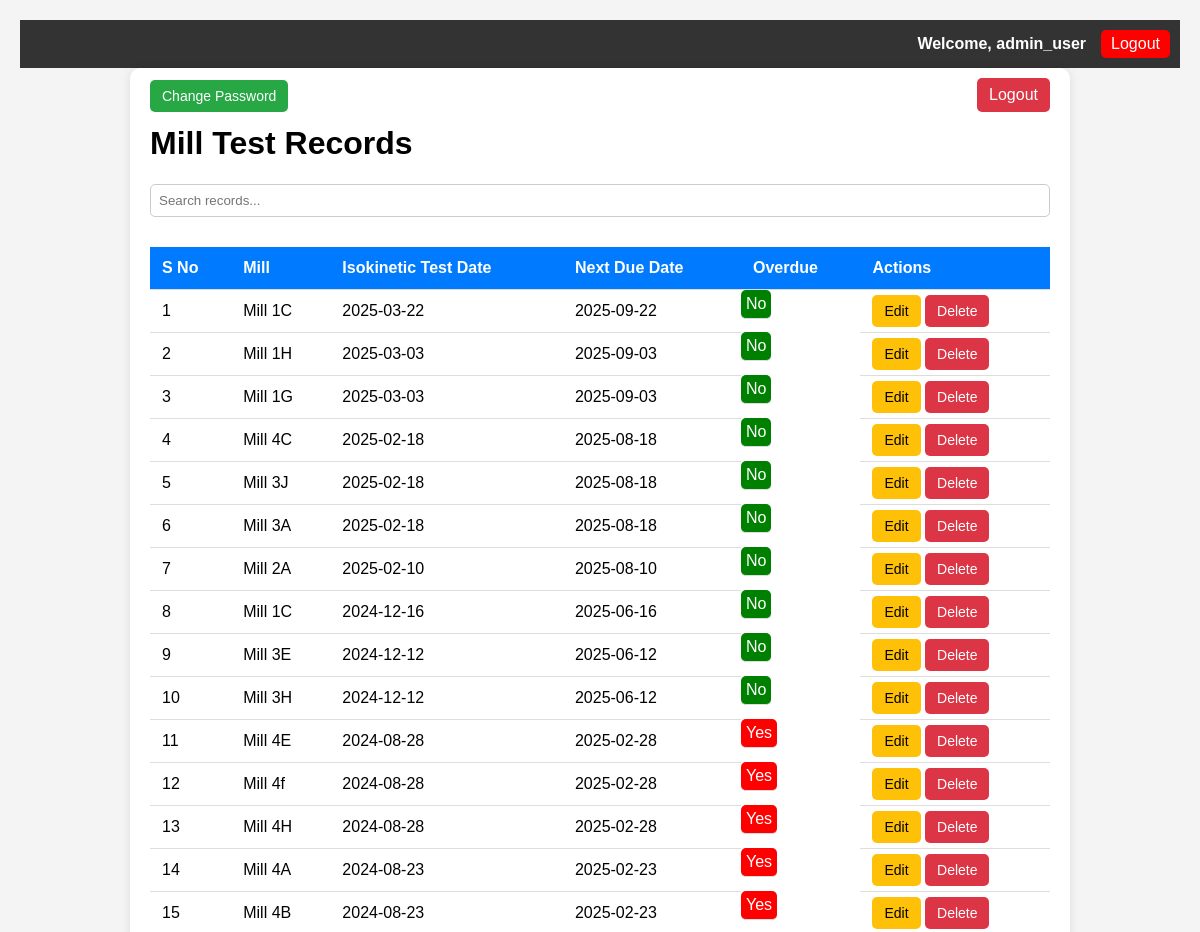
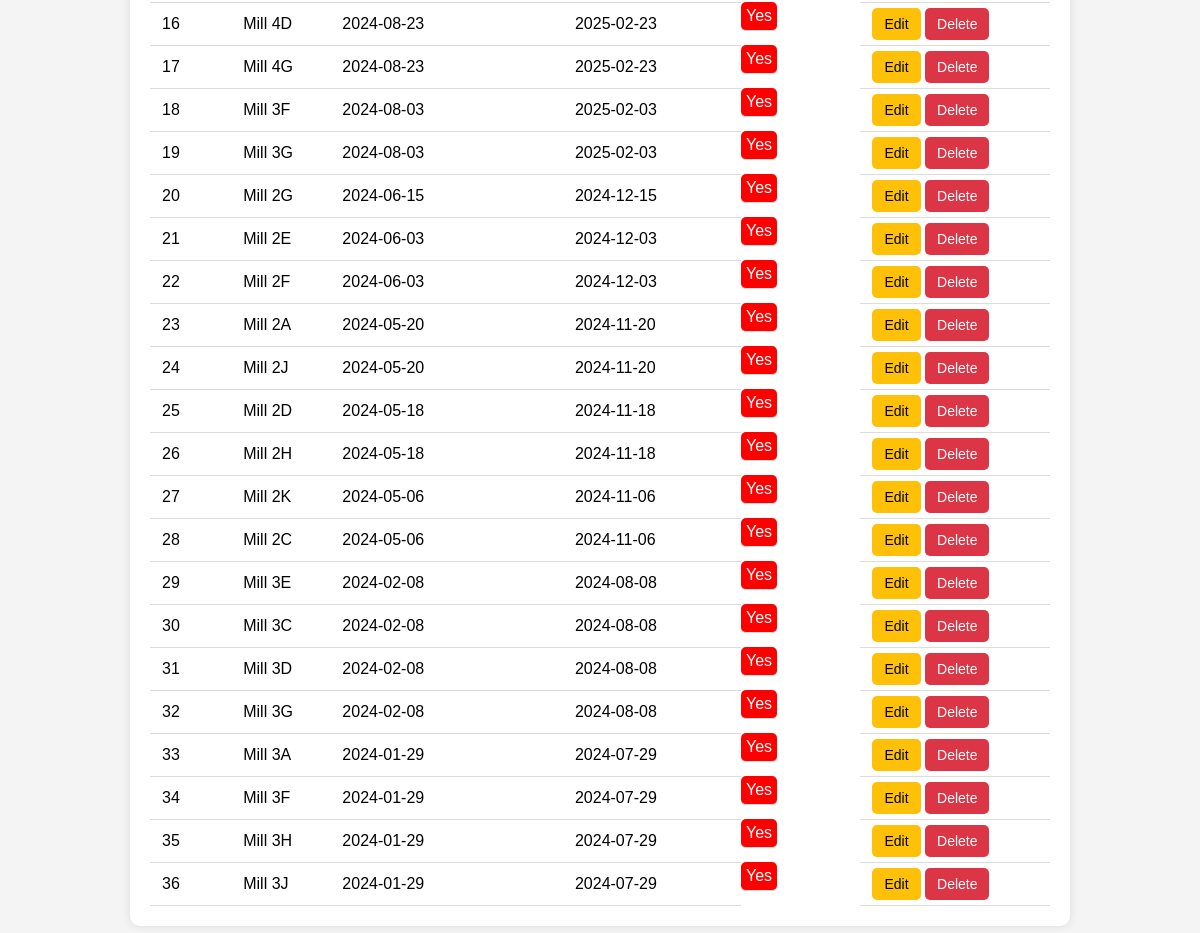
Screenshot of /search_dashboard.php (signed in) with the database file from the repository (2 pictures, top to bottom).
### tables this page shows
CREATE TABLE `users` (
  `id` int NOT NULL,
  `username` varchar(100) NOT NULL,
  `password` varchar(255) NOT NULL,
  `is_admin` tinyint(1) NOT NULL DEFAULT '0'
);

CREATE TABLE `mill_tests` (
  `id` int NOT NULL,
  `mill` varchar(255) NOT NULL,
  `test_date` date NOT NULL,
  `report_path` varchar(255) DEFAULT NULL
);

### search_dashboard.php (the view, shortened to what this page needs)
<?php include 'header.php'; ?>
<?php
require 'config.php';
$query = "SELECT id, mill, test_date, DATE_ADD(test_date, INTERVAL 6 MONTH) AS next_due_date, report_path FROM mill_tests ORDER BY test_date DESC";
$stmt = $pdo->query($query);
$results = $stmt->fetchAll();
?>
<!DOCTYPE html>
<html>
<head>
</head>
<body>
    <div class="container">
        <a href="change_password.php" class="btn btn-add">Change Password</a>
        <a href="logout.php" class="logout">Logout</a>
        <h1>Mill Test Records</h1>
        <input type="text" id="searchBox" onkeyup="searchTable()" placeholder="Search records...">
        <table id="millTable">
            <thead>
                <tr>
                    <th onclick="sortTable(0)">S No</th>
                    <th onclick="sortTable(1)">Mill</th>
                    <th onclick="sortTable(2)">Isokinetic Test Date</th>
                    <th onclick="sortTable(3)">Next Due Date</th>
                    <th onclick="sortTable(4)">Overdue</th>
                    <th>Actions</th>
                </tr>
            </thead>
            <tbody>
                <?php $sno = 1; foreach ($results as $row): ?>
                    <tr>
                        <td><?= $sno++ ?></td>
                        <td><?= htmlspecialchars($row['mill']) ?></td>
                        <td><?= $row['test_date'] ?></td>
                        <td><?= $row['next_due_date'] ?></td>
                        <td class="overdue <?= strtotime($row['next_due_date']) < time() ? 'yes' : 'no' ?>">
                            <?= strtotime($row['next_due_date']) < time() ? 'Yes' : 'No' ?>
                        </td>
                        <td>
                            <a href="edit_record.php?id=<?= $row['id'] ?>" class="btn btn-edit">Edit</a>
                            <a href="dashboard.php?delete=<?= $row['id'] ?>" class="btn btn-delete" onclick="return confirm('Are you sure?')">Delete</a>
                        </td>
                    </tr>
                <?php endforeach; ?>
            </tbody>
        </table>
    </div>
</body>
</html>

### header.php (shortened to what this page needs)
<?php
require 'config.php';
if (isset($_SESSION['user_id'])) {
    $stmt = $pdo->prepare("SELECT username FROM users WHERE id = ?");
    $stmt->execute([$_SESSION['user_id']]);
    $user = $stmt->fetch();
    $username = $user['username'] ?? 'User';
}
?>
<div class="topbar">
    <?php if (isset($_SESSION['user_id'])): ?>
        <span class="username">Welcome, <?= htmlspecialchars($username) ?></span>
        <a href="logout.php" class="btn-logout">Logout</a>
    <?php endif; ?>
</div>

### header.php (style rules this page uses)
.topbar { background: #333; color: white; padding: 10px; display: flex; justify-content: flex-end; align-items: center; }
.username { margin-right: 15px; font-weight: bold; }
.btn-logout { background: red; color: white; padding: 5px 10px; text-decoration: none; border-radius: 5px; }

### search_dashboard.php (style rules this page uses)
body { font-family: Arial, sans-serif; background-color: #f4f4f4; margin: 0; padding: 20px; }
.container { max-width: 900px; margin: auto; background: white; padding: 20px; border-radius: 10px; box-shadow: 0 0 10px rgba(0, 0, 0, 0.1); position: relative; }
.logout { position: absolute; top: 10px; right: 20px; padding: 8px 12px; background-color: #dc3545; color: white; border-radius: 5px; text-decoration: none; }
table { width: 100%; border-collapse: collapse; margin-top: 20px; }
th, td { padding: 12px; text-align: left; border-bottom: 1px solid #ddd; }
th { background-color: #007bff; color: white; cursor: pointer; }
.overdue { padding: 5px; border-radius: 5px; color: white; display: inline-block; }
.overdue.yes { background-color: red; }
.overdue.no { background-color: green; }
.btn { padding: 8px 12px; border: none; border-radius: 5px; cursor: pointer; text-decoration: none; font-size: 14px; }
.btn-edit { background-color: #ffc107; color: black; }
.btn-delete { background-color: #dc3545; color: white; }
.btn-add { background-color: #28a745; color: white; }
#searchBox { margin-bottom: 10px; padding: 8px; width: 100%; border: 1px solid #ccc; border-radius: 5px; }

### rows the page displays
users: username "admin_user"
mill_tests: mill "Mill 1C", test_date "2025-03-22", next_due_date "2025-09-22", shows "No"
mill_tests: mill "Mill 1H", test_date "2025-03-03", next_due_date "2025-09-03", shows "No"
mill_tests: mill "Mill 1G", test_date "2025-03-03", next_due_date "2025-09-03", shows "No"
mill_tests: mill "Mill 4C", test_date "2025-02-18", next_due_date "2025-08-18", shows "No"
mill_tests: mill "Mill 3J", test_date "2025-02-18", next_due_date "2025-08-18", shows "No"
mill_tests: mill "Mill 3A", test_date "2025-02-18", next_due_date "2025-08-18", shows "No"
mill_tests: mill "Mill 2A", test_date "2025-02-10", next_due_date "2025-08-10", shows "No"
mill_tests: mill "Mill 1C", test_date "2024-12-16", next_due_date "2025-06-16", shows "No"
mill_tests: mill "Mill 3E", test_date "2024-12-12", next_due_date "2025-06-12", shows "No"
mill_tests: mill "Mill 3H", test_date "2024-12-12", next_due_date "2025-06-12", shows "No"
mill_tests: mill "Mill 4E", test_date "2024-08-28", next_due_date "2025-02-28", shows "Yes"
mill_tests: mill "Mill 4f", test_date "2024-08-28", next_due_date "2025-02-28", shows "Yes"
mill_tests: mill "Mill 4H", test_date "2024-08-28", next_due_date "2025-02-28", shows "Yes"
mill_tests: mill "Mill 4A", test_date "2024-08-23", next_due_date "2025-02-23", shows "Yes"
mill_tests: mill "Mill 4B", test_date "2024-08-23", next_due_date "2025-02-23", shows "Yes"
mill_tests: mill "Mill 4D", test_date "2024-08-23", next_due_date "2025-02-23", shows "Yes"
mill_tests: mill "Mill 4G", test_date "2024-08-23", next_due_date "2025-02-23", shows "Yes"
mill_tests: mill "Mill 3F", test_date "2024-08-03", next_due_date "2025-02-03", shows "Yes"
mill_tests: mill "Mill 3G", test_date "2024-08-03", next_due_date "2025-02-03", shows "Yes"
mill_tests: mill "Mill 2G", test_date "2024-06-15", next_due_date "2024-12-15", shows "Yes"
mill_tests: mill "Mill 2E", test_date "2024-06-03", next_due_date "2024-12-03", shows "Yes"
mill_tests: mill "Mill 2F", test_date "2024-06-03", next_due_date "2024-12-03", shows "Yes"
mill_tests: mill "Mill 2A", test_date "2024-05-20", next_due_date "2024-11-20", shows "Yes"
mill_tests: mill "Mill 2J", test_date "2024-05-20", next_due_date "2024-11-20", shows "Yes"
mill_tests: mill "Mill 2D", test_date "2024-05-18", next_due_date "2024-11-18", shows "Yes"
mill_tests: mill "Mill 2H", test_date "2024-05-18", next_due_date "2024-11-18", shows "Yes"
mill_tests: mill "Mill 2K", test_date "2024-05-06", next_due_date "2024-11-06", shows "Yes"
mill_tests: mill "Mill 2C", test_date "2024-05-06", next_due_date "2024-11-06", shows "Yes"
mill_tests: mill "Mill 3E", test_date "2024-02-08", next_due_date "2024-08-08", shows "Yes"
mill_tests: mill "Mill 3C", test_date "2024-02-08", next_due_date "2024-08-08", shows "Yes"
mill_tests: mill "Mill 3D", test_date "2024-02-08", next_due_date "2024-08-08", shows "Yes"
mill_tests: mill "Mill 3G", test_date "2024-02-08", next_due_date "2024-08-08", shows "Yes"
mill_tests: mill "Mill 3A", test_date "2024-01-29", next_due_date "2024-07-29", shows "Yes"
mill_tests: mill "Mill 3F", test_date "2024-01-29", next_due_date "2024-07-29", shows "Yes"
mill_tests: mill "Mill 3H", test_date "2024-01-29", next_due_date "2024-07-29", shows "Yes"
mill_tests: mill "Mill 3J", test_date "2024-01-29", next_due_date "2024-07-29", shows "Yes"
